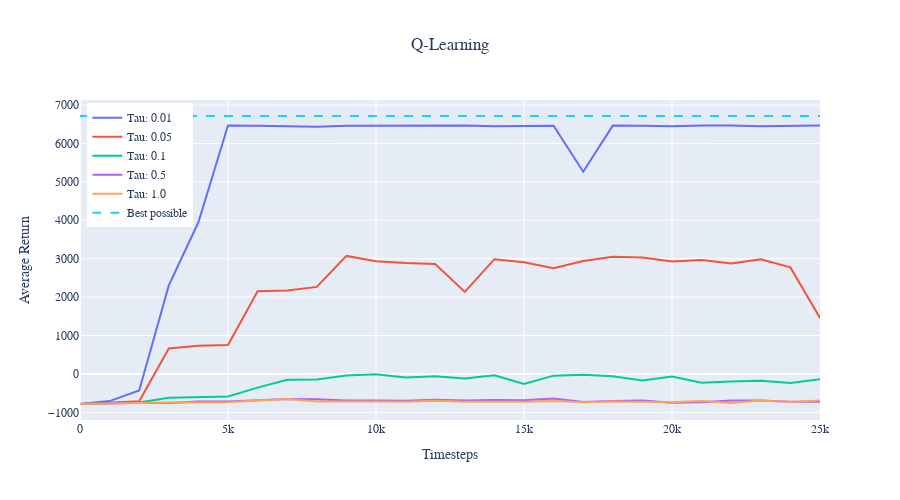

The cell this chart's notebook holds for it:
### Code cell
fig = go.Figure()
for i, temperature in enumerate(temperatures):
    name = (
        "Tau: {}".format(temperature)
    )
    fig.add_trace(go.Scatter(x=time_steps, y=learning_curves_qlearning[i], name=name,))
fig.add_trace(go.Scatter(x=time_steps, y=best_possible, name="Best possible", line=dict(dash="dash")))
# Customize layout
fig.update_layout(
    title="Q-Learning",
    title_x=0.5,
    xaxis_title="Timesteps",
    yaxis_title="Average Return",
    legend=dict(yanchor="top", y=0.99, xanchor="left", x=0.01),
    font=dict(family="serif", size=12),
    width=900,
    height=500,
)
fig.show()
